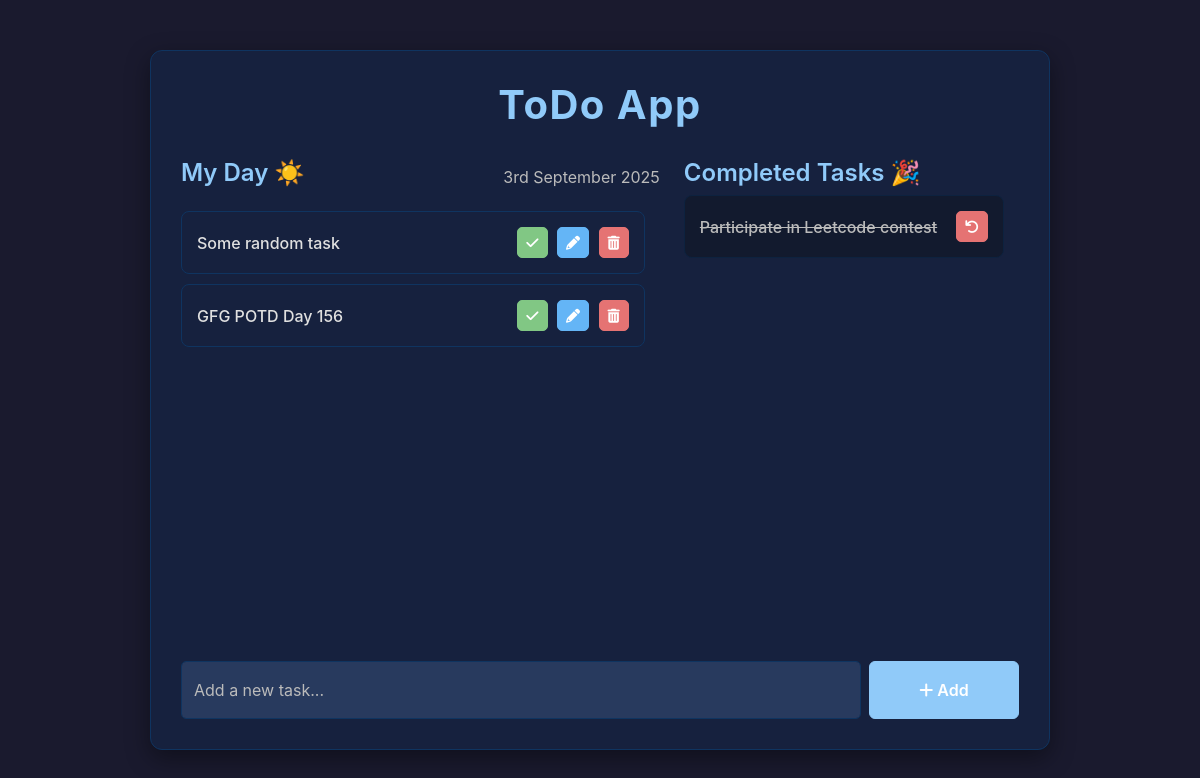
The page / on the database its author committed.
### todos/models.py (models this page shows, shortened)
class Task(models.Model):
    task = models.CharField(max_length=250)
    is_completed = models.BooleanField(default=False)
    created_at = models.DateTimeField(auto_now_add = True)
    updated_at = models.DateTimeField(auto_now=True)

### todo_main/views.py (the view)
# urls.py: 2. Add a URL to urlpatterns:  path('', views.home, name='home')
def home(request):
    tasks = Task.objects.filter(is_completed = False).order_by('-updated_at')
    completed_tasks = Task.objects.filter(is_completed = True)
    context = {
        'tasks':tasks,
        'completed_tasks':completed_tasks
    }
    return render(request,'home.html',context)

### templates/home.html (shortened to what this page needs)
<!DOCTYPE html>
<html lang="en">
  <head>
    <link
      href="https://cdn.jsdelivr.net/npm/bootstrap@5.3.0-alpha1/dist/css/bootstrap.min.css"
      rel="stylesheet"
    />
    <link
      rel="stylesheet"
      href="https://cdnjs.cloudflare.com/ajax/libs/font-awesome/6.0.0-beta3/css/all.min.css"
    />
  </head>
  <body>
    <div class="container todo-container">
      <header class="todo-header">
        <h1>ToDo App</h1>
      </header>
      <div class="row">
        <div class="col-md-7 task-section">
          <div class="d-flex justify-content-between align-items-center mb-3">
            <h4>My Day ☀️</h4>
            <p class="text-muted mb-0">{% now "jS F Y" %}</p>
          </div>
          <div class="task-list">
            {% for task in tasks %}
            <div class="task-card">
              <span class="task-text">{{task.task}}</span>
              <div class="task-actions">
                <a href="{% url 'mark_as_done' task.pk %}" class="btn btn-sm btn-success" title="Mark as Done">
                  <i class="fas fa-check"></i>
                </a>
                <a href="{% url 'edit_task' task.id %}" class="btn btn-sm btn-info" title="Edit">
                  <i class="fas fa-pencil-alt"></i>
                </a>
                <a href="{% url 'delete_task' task.id %}" class="btn btn-sm btn-danger" title="Delete">
                  <i class="fas fa-trash-alt"></i>
                </a>
              </div>
            </div>
            {% endfor %}
          </div>
        </div>
        <div class="col-md-5 task-section completed-tasks">
          <h4>Completed Tasks 🎉</h4>
          <div class="task-list">
            {% for task in completed_tasks %}
            <div class="task-card completed-task">
              <span class="task-text">{{task.task}}</span>
              <div class="task-actions">
                <a href="{% url 'mark_as_undone' task.pk %}" class="btn btn-sm btn-danger" title="Mark as Undone">
                  <i class="fas fa-undo"></i>
                </a>
              </div>
            </div>
            {% endfor %}
          </div>
        </div>
      </div>
      <div class="row">
        <div class="col-12 add-task-form">
          <form action="{% url 'addTask' %}" method="POST" class="d-flex gap-2">
            <div class="form-group flex-grow-1">
              <input
                type="text"
                class="form-control"
                placeholder="Add a new task..."
                name="task"
                required
              />
            </div>
            <button type="submit" class="btn btn-primary">
              <i class="fas fa-plus"></i> Add
            </button>
          </form>
        </div>
      </div>
    </div>
  </body>
</html>

### templates/home.html (style rules this page uses)
:root { --primary-color: #90caf9; --secondary-color: #bbbbbb; --success-color: #81c784; --danger-color: #e57373; --info-color: #64b5f6; --background-dark: #1a1a2e; --card-bg-dark: #16213e; --text-light: #e0e0e0; --border-dark: #0f3460; --font-family: -apple-system, BlinkMacSystemFont, "Segoe UI", Roboto, "Helvetica Neue", Arial, sans-serif; }
body { background-color: var(--background-dark); font-family: var(--font-family); min-height: 100vh; display: flex; align-items: center; justify-content: center; padding: 20px; color: var(--text-light); }
.todo-container { max-width: 900px; width: 100%; background-color: var(--card-bg-dark); border-radius: 12px; box-shadow: 0 8px 24px rgba(0, 0, 0, 0.4); padding: 30px; border: 1px solid var(--border-dark); }
.todo-header { text-align: center; margin-bottom: 30px; color: var(--text-light); }
.todo-header h1 { font-weight: 700; letter-spacing: 1.5px; color: var(--primary-color); }
.task-section { margin-bottom: 20px; }
.task-section h4 { color: var(--primary-color); font-weight: 600; }
.text-muted { color: var(--secondary-color) !important; }
.task-list { height: 400px; overflow-y: auto; padding-right: 15px; }
.task-card { background-color: var(--card-bg-dark); border: 1px solid var(--border-dark); border-radius: 8px; margin-bottom: 10px; padding: 15px; display: flex; justify-content: space-between; align-items: center; transition: all 0.3s ease; }
.task-card.completed-task { background-color: #121a2e; border-color: #0d223f; }
.task-text { font-size: 1rem; font-weight: 500; color: var(--text-light); }
.task-actions .btn { margin-left: 5px; border-radius: 5px; color: #fff; }
.task-actions .btn-success { background-color: var(--success-color); border-color: var(--success-color); }
.task-actions .btn-danger { background-color: var(--danger-color); border-color: var(--danger-color); }
.task-actions .btn-info { background-color: var(--info-color); border-color: var(--info-color); }
.completed-tasks .task-card .task-text { text-decoration: line-through; color: var(--secondary-color); }
.add-task-form { margin-top: 30px; }
.add-task-form .form-control { border-radius: 5px; padding: 1rem 0.75rem; background-color: #283a5e; border: 1px solid var(--border-dark); color: var(--text-light); }
.add-task-form .form-control::placeholder { color: var(--secondary-color); }
.add-task-form .btn-primary { background-color: var(--primary-color); border-color: var(--primary-color); font-weight: 600; }
.add-task-form .btn { width: 150px; }

### rows shown on the page
Task: task "Some random task"
Task: task "GFG POTD Day 156"
Task: task "Participate in Leetcode contest"
